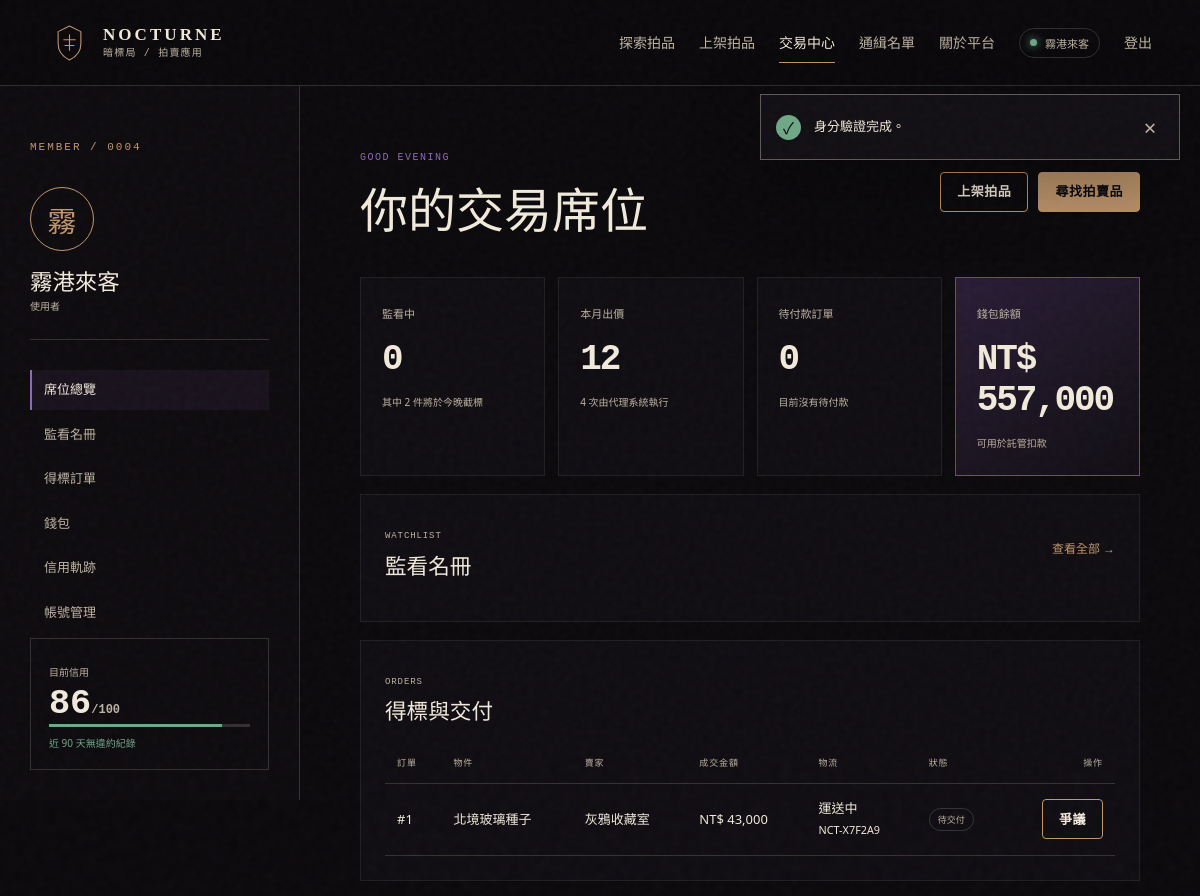
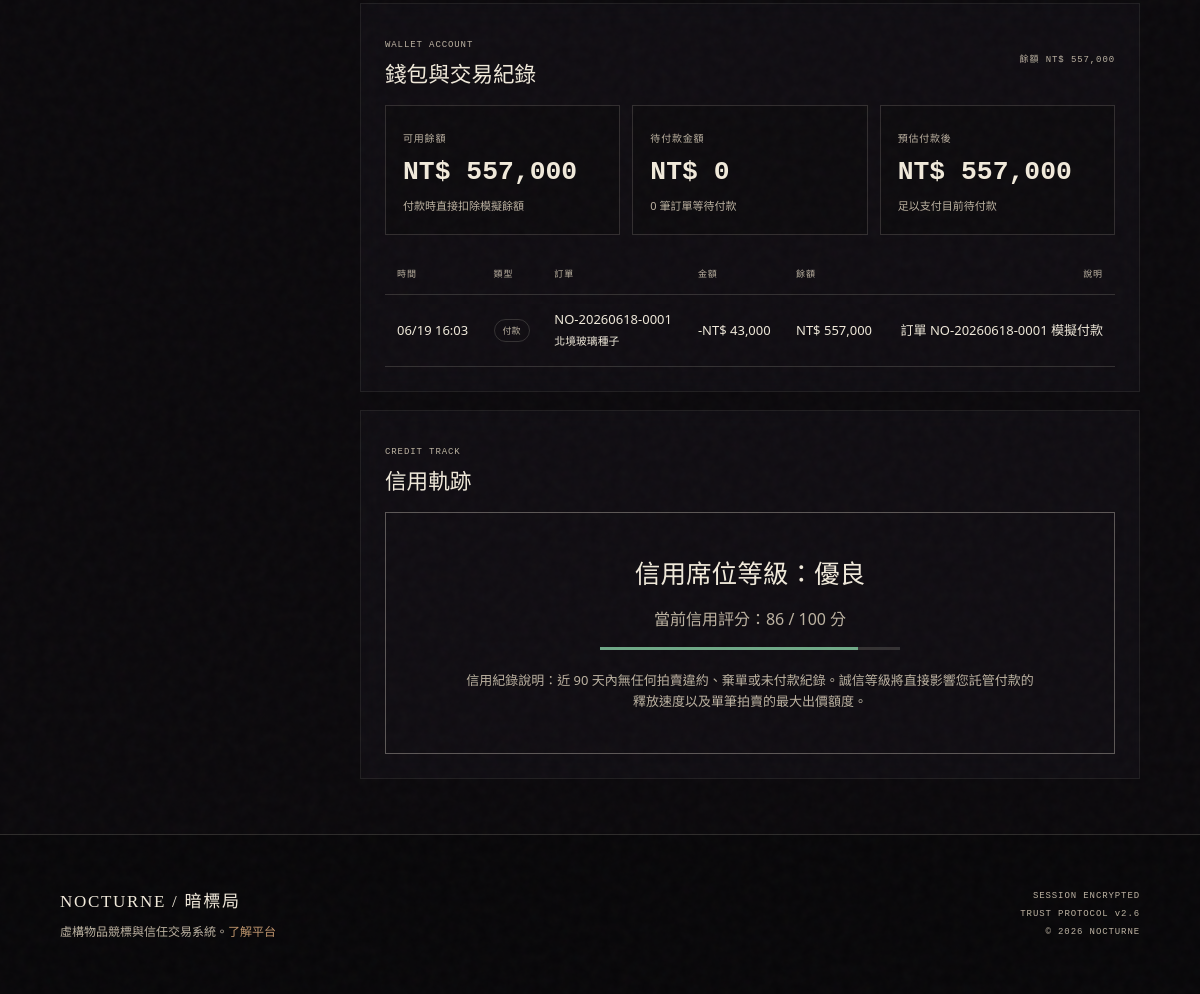
The page /index.php?page=buyer (signed in) on the database its author committed (2 pictures, top to bottom).
### tables this page shows
CREATE TABLE users (
    id BIGINT UNSIGNED AUTO_INCREMENT PRIMARY KEY,
    username VARCHAR(40) NOT NULL,
    email VARCHAR(190) NOT NULL,
    password_hash VARCHAR(255) NOT NULL,
    avatar_path VARCHAR(255) NULL,
    credit_score TINYINT UNSIGNED NOT NULL DEFAULT 80,
    status ENUM('pending', 'active', 'suspended', 'banned') NOT NULL DEFAULT 'active',
    email_verified_at DATETIME NULL,
    last_login_at DATETIME NULL,
    created_at DATETIME NOT NULL DEFAULT CURRENT_TIMESTAMP,
    updated_at DATETIME NOT NULL DEFAULT CURRENT_TIMESTAMP ON UPDATE CURRENT_TIMESTAMP,
    UNIQUE KEY uq_users_email (email),
    UNIQUE KEY uq_users_username (username),
    KEY idx_users_status_credit (status, credit_score),
    CONSTRAINT chk_users_credit CHECK (credit_score BETWEEN 0 AND 100)
);

CREATE TABLE orders (
    id BIGINT UNSIGNED AUTO_INCREMENT PRIMARY KEY,
    order_no VARCHAR(32) NOT NULL,
    auction_id BIGINT UNSIGNED NOT NULL,
    buyer_id BIGINT UNSIGNED NOT NULL,
    seller_id BIGINT UNSIGNED NOT NULL,
    final_price DECIMAL(12,2) UNSIGNED NOT NULL,
    platform_fee DECIMAL(12,2) UNSIGNED NOT NULL DEFAULT 0,
    status ENUM('pending_payment', 'pending_delivery', 'completed', 'disputed', 'cancelled', 'refunded') NOT NULL DEFAULT 'pending_payment',
    payment_due_at DATETIME NULL,
    completed_at DATETIME NULL,
    created_at DATETIME NOT NULL DEFAULT CURRENT_TIMESTAMP,
    updated_at DATETIME NOT NULL DEFAULT CURRENT_TIMESTAMP ON UPDATE CURRENT_TIMESTAMP,
    UNIQUE KEY uq_orders_order_no (order_no),
    UNIQUE KEY uq_orders_auction (auction_id),
    KEY idx_orders_buyer_status (buyer_id, status),
    KEY idx_orders_seller_status (seller_id, status),
    KEY idx_orders_created_status (created_at, status),
    CONSTRAINT fk_orders_auction FOREIGN KEY (auction_id) REFERENCES auctions(id),
    CONSTRAINT fk_orders_buyer FOREIGN KEY (buyer_id) REFERENCES users(id),
    CONSTRAINT fk_orders_seller FOREIGN KEY (seller_id) REFERENCES users(id),
    CONSTRAINT chk_orders_price CHECK (final_price > 0)
);

CREATE TABLE auctions (
    id BIGINT UNSIGNED AUTO_INCREMENT PRIMARY KEY,
    seller_id BIGINT UNSIGNED NOT NULL,
    category_id SMALLINT UNSIGNED NOT NULL,
    reviewed_by BIGINT UNSIGNED NULL,
    lot_no VARCHAR(24) NOT NULL,
    title VARCHAR(120) NOT NULL,
    slug VARCHAR(160) NOT NULL,
    description TEXT NOT NULL,
    provenance TEXT NULL,
    starting_price DECIMAL(12,2) UNSIGNED NOT NULL,
    current_price DECIMAL(12,2) UNSIGNED NOT NULL,
    reserve_price DECIMAL(12,2) UNSIGNED NULL,
    min_increment DECIMAL(12,2) UNSIGNED NOT NULL DEFAULT 100.00,
    risk_level ENUM('low', 'suspicious', 'dangerous', 'prohibited') NOT NULL DEFAULT 'suspicious',
    ai_risk_suggestion JSON NULL,
    status ENUM('draft', 'pending_review', 'approved', 'active', 'ended', 'rejected', 'cancelled', 'unsold') NOT NULL DEFAULT 'draft',
    featured BOOLEAN NOT NULL DEFAULT FALSE,
    start_at DATETIME NOT NULL,
    end_at DATETIME NOT NULL,
    reviewed_at DATETIME NULL,
    rejection_reason VARCHAR(500) NULL,
    created_at DATETIME NOT NULL DEFAULT CURRENT_TIMESTAMP,
    updated_at DATETIME NOT NULL DEFAULT CURRENT_TIMESTAMP ON UPDATE CURRENT_TIMESTAMP,
    UNIQUE KEY uq_auctions_lot_no (lot_no),
    UNIQUE KEY uq_auctions_slug (slug),
    KEY idx_auctions_browse (status, end_at, risk_level),
    KEY idx_auctions_category_price (category_id, current_price),
    KEY idx_auctions_seller (seller_id, status),
    FULLTEXT KEY ftx_auctions_search (title, description, provenance),
    CONSTRAINT fk_auctions_seller FOREIGN KEY (seller_id) REFERENCES users(id),
    CONSTRAINT fk_auctions_category FOREIGN KEY (category_id) REFERENCES categories(id),
    CONSTRAINT fk_auctions_reviewer FOREIGN KEY (reviewed_by) REFERENCES users(id) ON DELETE SET NULL,
    CONSTRAINT chk_auctions_times CHECK (end_at > start_at),
    CONSTRAINT chk_auctions_prices CHECK (starting_price > 0 AND current_price >= starting_price AND min_increment > 0)
);

CREATE TABLE deliveries (
    id BIGINT UNSIGNED AUTO_INCREMENT PRIMARY KEY,
    order_id BIGINT UNSIGNED NOT NULL,
    delivery_status ENUM('pending', 'prepared', 'in_transit', 'delivered', 'failed') NOT NULL DEFAULT 'pending',
    tracking_code VARCHAR(100) NULL,
    delivery_note TEXT NULL,
    shipped_at DATETIME NULL,
    delivered_at DATETIME NULL,
    updated_at DATETIME NOT NULL DEFAULT CURRENT_TIMESTAMP ON UPDATE CURRENT_TIMESTAMP,
    UNIQUE KEY uq_deliveries_order (order_id),
    KEY idx_deliveries_status (delivery_status),
    CONSTRAINT fk_deliveries_order FOREIGN KEY (order_id) REFERENCES orders(id) ON DELETE CASCADE
);

CREATE TABLE wallet_transactions (
    id BIGINT UNSIGNED AUTO_INCREMENT PRIMARY KEY,
    user_id BIGINT UNSIGNED NOT NULL,
    order_id BIGINT UNSIGNED NULL,
    payment_id BIGINT UNSIGNED NULL,
    type ENUM('deposit', 'payment', 'refund', 'payout') NOT NULL,
    amount DECIMAL(12,2) UNSIGNED NOT NULL,
    balance_after DECIMAL(12,2) UNSIGNED NOT NULL,
    description VARCHAR(255) NULL,
    created_at DATETIME NOT NULL DEFAULT CURRENT_TIMESTAMP,
    KEY idx_wallet_transactions_user_created (user_id, created_at DESC),
    KEY idx_wallet_transactions_order (order_id, type),
    CONSTRAINT fk_wallet_transactions_user FOREIGN KEY (user_id) REFERENCES users(id) ON DELETE CASCADE,
    CONSTRAINT fk_wallet_transactions_order FOREIGN KEY (order_id) REFERENCES orders(id) ON DELETE SET NULL,
    CONSTRAINT fk_wallet_transactions_payment FOREIGN KEY (payment_id) REFERENCES payments(id) ON DELETE SET NULL,
    CONSTRAINT chk_wallet_transactions_amount CHECK (amount > 0)
);

### views/buyer/dashboard.php (the view, shortened to what the rows shown need)
<?php
$user = current_user();
$wallet = $wallet ?? ['balance' => 0, 'transactions' => []];
$transactionLabels = ['payment' => '付款', 'refund' => '退款', 'payout' => '收款', 'deposit' => '入金'];
$pendingPaymentOrders = array_values(array_filter($orders, static fn($order) => ($order['status'] ?? '') === 'pending_payment'));
$pendingPaymentTotal = array_sum(array_map(static fn($order) => (float) ($order['final_price'] ?? 0), $pendingPaymentOrders));
$walletBalance = (float) ($wallet['balance'] ?? 0);
$balanceAfterPending = $walletBalance - $pendingPaymentTotal;
?>
<section class="dashboard-shell">
    <aside class="dashboard-sidebar">
        <span class="section-code">MEMBER / <?= e(str_pad((string) $user['id'], 4, '0', STR_PAD_LEFT)) ?></span>
        <div class="profile-block"><div class="profile-avatar"><?php if (!empty($user['avatar_path'])): ?><img src="<?= e($user['avatar_path']) ?>" alt=""><?php else: ?><?= e(mb_substr($user['username'], 0, 1)) ?><?php endif; ?></div><h1><?= e($user['username']) ?></h1><p><?= e(implode(' / ', array_map(static fn($r) => $r === 'user' ? '使用者' : $r, $user['roles'] ?? []))) ?></p></div>
        <nav aria-label="會員中心"><a class="active" href="#overview">席位總覽</a><a href="#watchlist">監看名冊</a><a href="#orders">得標訂單</a><a href="#transactions">錢包</a><a href="#credit">信用軌跡</a><a href="<?= e(url('buyer-profile')) ?>">帳號管理</a></nav>
        <div class="credit-card" id="credit"><span>目前信用</span><strong><?= (int) ($user['credit_score'] ?? 80) ?><small>/100</small></strong><i><b style="width: <?= min(100, (int) ($user['credit_score'] ?? 80)) ?>%"></b></i><p>近 90 天無違約紀錄</p></div>
    </aside>
    <div class="dashboard-content" id="overview">
        <div class="dashboard-heading"><div><h2>你的交易席位</h2></div></div>
        <div class="metric-grid">
            <article><span>待付款訂單</span><strong><?= count($pendingPaymentOrders) ?></strong><small><?= $pendingPaymentTotal > 0 ? '待付 ' . e(money($pendingPaymentTotal)) : '目前沒有待付款' ?></small></article>
        </div>
        <section id="orders" class="dashboard-panel">
            <div class="table-wrap"><table><thead><tr><th>訂單</th><th>物件</th><th>賣家</th><th>成交金額</th><th>物流</th><th>狀態</th><th>操作</th></tr></thead><tbody>
                <?php foreach ($orders as $order): ?><tr>
                    <td>#<?= e($order['id']) ?></td>
                    <td><?= e($order['title']) ?></td>
                    <td><?= e($order['seller_name']) ?></td>
                    <td><?= e(money($order['final_price'])) ?></td>
                    <td><?= e(status_label($order['delivery_status'] ?? 'pending')) ?><?= !empty($order['tracking_code']) ? '<br><small>' . e($order['tracking_code']) . '</small>' : '' ?></td>
                    <td><span class="status-pill"><?= e(status_label($order['status'])) ?></span></td>
                    <td>
                        <?php if ($order['status'] === 'pending_payment'): ?>
                            <a class="button button-small" href="<?= e(url('buyer-payment', ['order_id' => $order['id']])) ?>">付款</a>
                        <?php elseif ($order['status'] === 'pending_delivery'): ?>
                            <a class="button button-small button-ghost" href="<?= e(url('buyer-dispute', ['order_id' => $order['id']])) ?>">爭議</a>
                        <?php elseif ($order['status'] === 'completed'): ?>
                            <a class="button button-small button-ghost" href="<?= e(url('buyer-review', ['order_id' => $order['id']])) ?>">評價</a>
                        <?php elseif ($order['status'] === 'disputed'): ?>
                            <span class="status-pill">處理中</span>
                        <?php endif; ?>
                    </td>
                </tr><?php endforeach; ?>
            </tbody></table></div>
        </section>
        <section id="transactions" class="dashboard-panel">
            <div class="wallet-overview">
                <article><span>待付款金額</span><strong><?= e(money($pendingPaymentTotal)) ?></strong><small><?= count($pendingPaymentOrders) ?> 筆訂單等待付款</small></article>
                <article><span>預估付款後</span><strong class="<?= $balanceAfterPending < 0 ? 'negative' : '' ?>"><?= e(money($balanceAfterPending)) ?></strong><small><?= $balanceAfterPending < 0 ? '餘額不足，無法送出付款' : '足以支付目前待付款' ?></small></article>
            </div>
            <div class="table-wrap"><table><thead><tr><th>時間</th><th>類型</th><th>訂單</th><th>金額</th><th>餘額</th><th>說明</th></tr></thead><tbody>
                <?php foreach (($wallet['transactions'] ?? []) as $transaction): ?><tr>
                    <td><?= e(date('m/d H:i', strtotime($transaction['created_at']))) ?></td>
                    <td><span class="type-tag"><?= e($transactionLabels[$transaction['type']] ?? $transaction['type']) ?></span></td>
                    <td><?= e($transaction['order_no'] ?? '-') ?><br><small><?= e($transaction['title'] ?? '') ?></small></td>
                    <td><?= ($transaction['type'] ?? '') === 'payment' ? '-' : '+' ?><?= e(money($transaction['amount'])) ?></td>
                    <td><?= e(money($transaction['balance_after'])) ?></td>
                    <td><?= e($transaction['description'] ?? '') ?></td>
                </tr><?php endforeach; ?>
            </tbody></table></div>
        </section>
        <section id="credit" class="dashboard-panel">
            <div class="empty-state" style="padding: 40px; border: 1px solid var(--line-strong);">
                <strong>信用席位等級：優良</strong>
                <p style="margin: 15px 0;">當前信用評分：<?= (int) ($user['credit_score'] ?? 80) ?> / 100 分</p>
                <div class="credit-meter" style="max-width: 300px; margin: 0 auto 20px;">
                    <i><b style="width: <?= min(100, (int) ($user['credit_score'] ?? 80)) ?>%"></b></i>
                </div>
                <p style="font-size: 13px; max-width: 580px; margin: 0 auto;">信用紀錄說明：近 90 天內無任何拍賣違約、棄單或未付款紀錄。誠信等級將直接影響您託管付款的釋放速度以及單筆拍賣的最大出價額度。</p>
            </div>
        </section>
    </div>
</section>

### views/layouts/main.php (shortened to what the rows shown need)
<?php
$user = current_user();
$currentPage = (string) ($_GET['page'] ?? 'home');
$browseActive = in_array($currentPage, ['home', 'auction'], true);
?>
<!doctype html>
<html lang="zh-Hant">
<head>
    <link rel="stylesheet" href="<?= e(asset('css/style.css')) ?>">
</head>
<body data-page="<?= e($currentPage) ?>">
    <header class="site-header">
        <nav id="primary-nav" class="primary-nav" aria-label="主要導覽">
            <a href="<?= e(url('home')) ?>" <?= $browseActive ? 'aria-current="page"' : '' ?>>探索拍品</a>
            <?php if ($user): ?>
                <a href="<?= e(url('seller')) ?>" <?= $currentPage === 'seller' ? 'aria-current="page"' : '' ?>>上架拍品</a>
                <a href="<?= e(url('buyer')) ?>" <?= $currentPage === 'buyer' ? 'aria-current="page"' : '' ?>>交易中心</a>
            <?php endif; ?>
            <a href="<?= e(url('wanted')) ?>" <?= $currentPage === 'wanted' ? 'aria-current="page"' : '' ?>>通緝名單</a>
            <a href="<?= e(url('about')) ?>" <?= $currentPage === 'about' ? 'aria-current="page"' : '' ?>>關於平台</a>
            <?php if ($user): ?>
                <?php if (has_role('admin')): ?>
                    <a class="nav-admin" href="<?= e(url('admin')) ?>" <?= str_starts_with($currentPage, 'admin') ? 'aria-current="page"' : '' ?>>監控室</a>
                <?php endif; ?>
                <span class="user-chip"><span aria-hidden="true"></span><?= e($user['username']) ?></span>
                <form method="post" action="<?= e(url('logout')) ?>">
                    <button class="nav-signout" type="submit">登出</button>
                </form>
            <?php else: ?>
                <a href="<?= e(url('login')) ?>">登入</a>
                <a class="button button-small" href="<?= e(url('register')) ?>">取得席位</a>
            <?php endif; ?>
        </nav>
    </header>
    <main id="main-content">
        <?= $content ?>
    </main>
</body>
</html>

### rows shown on the page
users: username "霧港來客", id "0004", username "霧", credit_score "86"
orders: status "0", id "1", auction.title "北境玻璃種子", seller.username "灰鴉收藏室", final_price "NT$ 43,000", deliveries.delivery_status "運送中", deliveries.tracking_code "NCT-X7F2A9", status "待交付", status "NT$ 0", status "NT$ 557,000"
wallet_transactions: created_at "06/19 16:03", type "付款", order.order_no "NO-20260618-0001", auctions.title "北境玻璃種子", amount "NT$ 43,000", balance_after "NT$ 557,000", description "訂單 NO-20260618-0001 模擬付款"

### other values the page prints
$errorMessage ?: $successMessage "身分驗證完成。"
count($watched) "0"
money($walletBalance) "NT$ 557,000"
